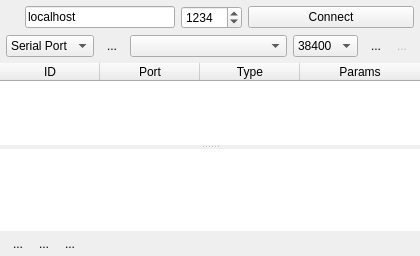
<?xml version="1.0" encoding="UTF-8"?>
<ui version="4.0">
 <class>MainWindow</class>
 <widget class="QMainWindow" name="MainWindow">
  <property name="geometry">
   <rect>
    <x>0</x>
    <y>0</y>
    <width>420</width>
    <height>256</height>
   </rect>
  </property>
  <property name="windowTitle">
   <string>MainWindow</string>
  </property>
  <widget class="QWidget" name="centralWidget">
   <layout class="QVBoxLayout" name="verticalLayout">
    <property name="spacing">
     <number>0</number>
    </property>
    <property name="leftMargin">
     <number>0</number>
    </property>
    <property name="topMargin">
     <number>0</number>
    </property>
    <property name="rightMargin">
     <number>0</number>
    </property>
    <property name="bottomMargin">
     <number>0</number>
    </property>
    <item>
     <layout class="QHBoxLayout" name="horizontalLayout_3">
      <property name="sizeConstraint">
       <enum>QLayout::SetFixedSize</enum>
      </property>
      <property name="leftMargin">
       <number>6</number>
      </property>
      <property name="topMargin">
       <number>6</number>
      </property>
      <property name="rightMargin">
       <number>6</number>
      </property>
      <property name="bottomMargin">
       <number>3</number>
      </property>
      <item>
       <widget class="QLabel" name="label">
        <property name="text">
         <string/>
        </property>
        <property name="pixmap">
         <pixmap resource="../../resources/resources.qrc">:/img/img/qkdaemon_black_24.png</pixmap>
        </property>
        <property name="scaledContents">
         <bool>false</bool>
        </property>
        <property name="margin">
         <number>0</number>
        </property>
       </widget>
      </item>
      <item>
       <spacer name="horizontalSpacer">
        <property name="orientation">
         <enum>Qt::Horizontal</enum>
        </property>
        <property name="sizeType">
         <enum>QSizePolicy::Fixed</enum>
        </property>
        <property name="sizeHint" stdset="0">
         <size>
          <width>6</width>
          <height>20</height>
         </size>
        </property>
       </spacer>
      </item>
      <item>
       <widget class="QLineEdit" name="lineIP">
        <property name="minimumSize">
         <size>
          <width>150</width>
          <height>0</height>
         </size>
        </property>
        <property name="maximumSize">
         <size>
          <width>150</width>
          <height>16777215</height>
         </size>
        </property>
        <property name="text">
         <string>localhost</string>
        </property>
       </widget>
      </item>
      <item>
       <widget class="QSpinBox" name="spinPort">
        <property name="maximum">
         <number>99999</number>
        </property>
        <property name="value">
         <number>1234</number>
        </property>
       </widget>
      </item>
      <item>
       <widget class="QPushButton" name="buttonConnect">
        <property name="sizePolicy">
         <sizepolicy hsizetype="Expanding" vsizetype="Fixed">
          <horstretch>0</horstretch>
          <verstretch>0</verstretch>
         </sizepolicy>
        </property>
        <property name="text">
         <string>Connect</string>
        </property>
       </widget>
      </item>
     </layout>
    </item>
    <item>
     <layout class="QHBoxLayout" name="horizontalLayout_4">
      <property name="leftMargin">
       <number>6</number>
      </property>
      <property name="topMargin">
       <number>3</number>
      </property>
      <property name="rightMargin">
       <number>6</number>
      </property>
      <property name="bottomMargin">
       <number>6</number>
      </property>
      <item>
       <widget class="QComboBox" name="comboConnType">
        <item>
         <property name="text">
          <string>Serial Port</string>
         </property>
        </item>
       </widget>
      </item>
      <item>
       <widget class="QStackedWidget" name="stackedWidget">
        <property name="sizePolicy">
         <sizepolicy hsizetype="Preferred" vsizetype="Fixed">
          <horstretch>0</horstretch>
          <verstretch>0</verstretch>
         </sizepolicy>
        </property>
        <widget class="QWidget" name="page">
         <layout class="QHBoxLayout" name="horizontalLayout">
          <property name="leftMargin">
           <number>0</number>
          </property>
          <property name="topMargin">
           <number>0</number>
          </property>
          <property name="rightMargin">
           <number>0</number>
          </property>
          <property name="bottomMargin">
           <number>0</number>
          </property>
          <item>
           <widget class="QToolButton" name="buttonSerialReload">
            <property name="text">
             <string>...</string>
            </property>
            <property name="icon">
             <iconset resource="../../resources/resources.qrc">
              <normaloff>:/img/img/reload_grey_16.png</normaloff>:/img/img/reload_grey_16.png</iconset>
            </property>
            <property name="autoRaise">
             <bool>true</bool>
            </property>
           </widget>
          </item>
          <item>
           <widget class="QComboBox" name="comboSerialPort">
            <property name="sizePolicy">
             <sizepolicy hsizetype="Expanding" vsizetype="Fixed">
              <horstretch>0</horstretch>
              <verstretch>0</verstretch>
             </sizepolicy>
            </property>
           </widget>
          </item>
          <item>
           <widget class="QComboBox" name="comboSerialBaud">
            <item>
             <property name="text">
              <string>38400</string>
             </property>
            </item>
           </widget>
          </item>
         </layout>
        </widget>
        <widget class="QWidget" name="page_2"/>
       </widget>
      </item>
      <item>
       <layout class="QHBoxLayout" name="horizontalLayout_2">
        <property name="spacing">
         <number>2</number>
        </property>
        <item>
         <widget class="QToolButton" name="buttonAddConn">
          <property name="text">
           <string>...</string>
          </property>
          <property name="icon">
           <iconset resource="../../resources/resources.qrc">
            <normaloff>:/img/img/plus_grey_16.png</normaloff>:/img/img/plus_grey_16.png</iconset>
          </property>
          <property name="autoRaise">
           <bool>true</bool>
          </property>
         </widget>
        </item>
        <item>
         <widget class="QToolButton" name="buttonRemoveConn">
          <property name="enabled">
           <bool>false</bool>
          </property>
          <property name="text">
           <string>...</string>
          </property>
          <property name="icon">
           <iconset resource="../../resources/resources.qrc">
            <normaloff>:/img/img/minus_grey_16.png</normaloff>:/img/img/minus_grey_16.png</iconset>
          </property>
          <property name="autoRaise">
           <bool>true</bool>
          </property>
         </widget>
        </item>
       </layout>
      </item>
     </layout>
    </item>
    <item>
     <widget class="QSplitter" name="splitter">
      <property name="orientation">
       <enum>Qt::Vertical</enum>
      </property>
      <property name="opaqueResize">
       <bool>true</bool>
      </property>
      <widget class="QTableWidget" name="listConn">
       <property name="sizePolicy">
        <sizepolicy hsizetype="Expanding" vsizetype="Maximum">
         <horstretch>0</horstretch>
         <verstretch>0</verstretch>
        </sizepolicy>
       </property>
       <property name="frameShape">
        <enum>QFrame::NoFrame</enum>
       </property>
       <property name="editTriggers">
        <set>QAbstractItemView::NoEditTriggers</set>
       </property>
       <property name="selectionBehavior">
        <enum>QAbstractItemView::SelectRows</enum>
       </property>
       <property name="showGrid">
        <bool>false</bool>
       </property>
       <attribute name="horizontalHeaderVisible">
        <bool>true</bool>
       </attribute>
       <attribute name="horizontalHeaderHighlightSections">
        <bool>false</bool>
       </attribute>
       <attribute name="horizontalHeaderStretchLastSection">
        <bool>true</bool>
       </attribute>
       <attribute name="verticalHeaderVisible">
        <bool>false</bool>
       </attribute>
       <attribute name="verticalHeaderDefaultSectionSize">
        <number>18</number>
       </attribute>
       <attribute name="verticalHeaderHighlightSections">
        <bool>false</bool>
       </attribute>
       <column>
        <property name="text">
         <string>ID</string>
        </property>
       </column>
       <column>
        <property name="text">
         <string>Port</string>
        </property>
       </column>
       <column>
        <property name="text">
         <string>Type</string>
        </property>
       </column>
       <column>
        <property name="text">
         <string>Params</string>
        </property>
       </column>
      </widget>
      <widget class="QTextEdit" name="textMessages">
       <property name="frameShape">
        <enum>QFrame::NoFrame</enum>
       </property>
       <property name="readOnly">
        <bool>true</bool>
       </property>
      </widget>
     </widget>
    </item>
    <item>
     <layout class="QHBoxLayout" name="horizontalLayout_5">
      <property name="spacing">
       <number>2</number>
      </property>
      <property name="leftMargin">
       <number>6</number>
      </property>
      <property name="topMargin">
       <number>2</number>
      </property>
      <property name="rightMargin">
       <number>6</number>
      </property>
      <property name="bottomMargin">
       <number>2</number>
      </property>
      <item>
       <widget class="QToolButton" name="buttonSettings">
        <property name="text">
         <string>...</string>
        </property>
        <property name="icon">
         <iconset resource="../../resources/resources.qrc">
          <normaloff>:/img/img/cog_grey_16.png</normaloff>:/img/img/cog_grey_16.png</iconset>
        </property>
        <property name="autoRaise">
         <bool>true</bool>
        </property>
       </widget>
      </item>
      <item>
       <widget class="QToolButton" name="buttonMessages">
        <property name="text">
         <string>...</string>
        </property>
        <property name="icon">
         <iconset resource="../../resources/resources.qrc">
          <normaloff>:/img/img/message_grey_16.png</normaloff>:/img/img/message_grey_16.png</iconset>
        </property>
        <property name="autoRaise">
         <bool>true</bool>
        </property>
       </widget>
      </item>
      <item>
       <widget class="QToolButton" name="buttonAbout">
        <property name="text">
         <string>...</string>
        </property>
        <property name="icon">
         <iconset resource="../../resources/resources.qrc">
          <normaloff>:/img/img/info_grey_16.png</normaloff>:/img/img/info_grey_16.png</iconset>
        </property>
        <property name="autoRaise">
         <bool>true</bool>
        </property>
       </widget>
      </item>
      <item>
       <spacer name="horizontalSpacer_2">
        <property name="orientation">
         <enum>Qt::Horizontal</enum>
        </property>
        <property name="sizeHint" stdset="0">
         <size>
          <width>40</width>
          <height>20</height>
         </size>
        </property>
       </spacer>
      </item>
     </layout>
    </item>
   </layout>
  </widget>
  <widget class="QMenuBar" name="menuBar">
   <property name="geometry">
    <rect>
     <x>0</x>
     <y>0</y>
     <width>420</width>
     <height>21</height>
    </rect>
   </property>
  </widget>
 </widget>
 <layoutdefault spacing="6" margin="11"/>
 <resources>
  <include location="../../resources/resources.qrc"/>
 </resources>
 <connections/>
</ui>
